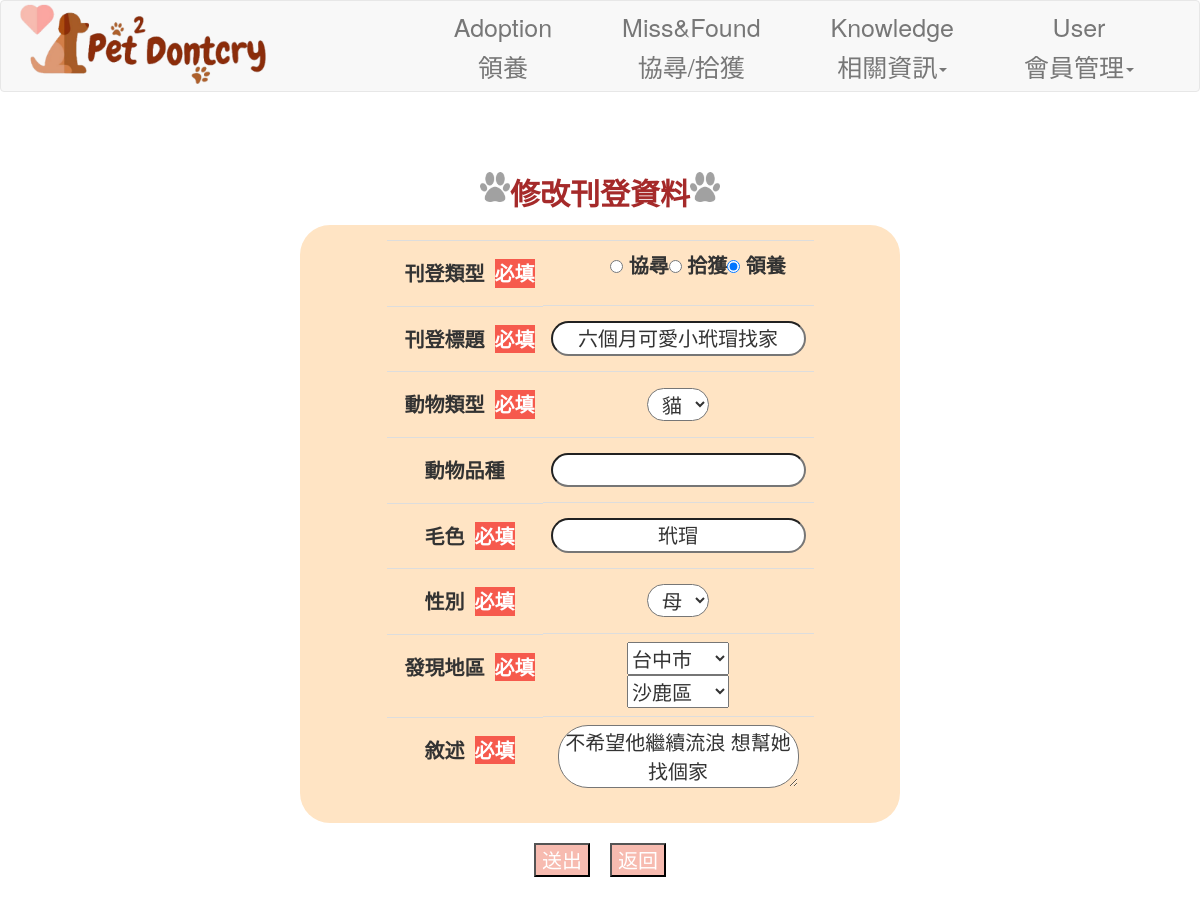
The app's page /user/edit_published/6 (signed in) with its own data.
### app/models/user.py (models this page shows, shortened)
class published(db.Model):
    __tablename__ = 'published'
    PublishedID = db.Column('PublishedID', db.Integer, primary_key = True)
    UID = db.Column('UID',db.Integer,db.ForeignKey('user.UID'),nullable=False)
    title = db.Column('title', db.String(20), nullable=False)
    species = db.Column('species', db.String(10), nullable=False)
    fur = db.Column('fur', db.String(10), nullable=False)
    picture = db.Column('picture', db.String(20), nullable=False)
    time = db.Column('time', db.DateTime, default=datetime.now)
    update_time = db.Column(db.DateTime, onupdate=datetime.now,default=datetime.now)
    depiction = db.Column('depiction', db.Text)
    activate = db.Column('activate', db.Boolean, default=True)
    variety = db.Column('variety', db.String(10))
    type = db.Column('type',db.Integer, nullable=False)
    sex = db.Column('sex',db.Integer)
    county = db.Column('county', db.String(10), nullable=False)
    district = db.Column('district', db.String(10), nullable=False)

### app/views/userView.py (the view, shortened to what this page needs)
@user_views.route('/user/edit_published/<int:PublishedID>', methods=['GET', 'POST'])
@login_required
def edit_publshed(PublishedID):
    users = get_user_data(current_user.ID)
    from ..models import published
    Publishing = published.query.filter_by(PublishedID=PublishedID).first_or_404()
    form = FormeditPublished()
    print( form.validate_on_submit())
    print( form.validate())
    print( form.is_submitted())
    form.title.data = Publishing.title
    form.species.data = Publishing.species
    form.fur.data = Publishing.fur
    form.depiction.data = Publishing.depiction
    form.sex.data = str(Publishing.sex)
    form.county.data=Publishing.county
    form.district.data=Publishing.district
    form.variety.data = Publishing.variety
    form.type.data = str(Publishing.type)
    return render_template('user_postlist.html', form=form, type='edit',PublishedID=PublishedID)

### app/form/publishedForm.py
class FormeditPublished(FlaskForm):
    type = RadioField('刊登類型',
    choices=[('1','協尋'),('2','拾獲'),('3','領養')],
    validators=[InputRequired()])
    title = StringField('刊登標題', validators=[
        validators.DataRequired(),
        validators.Length(0, 20)
    ])
    species = SelectField('寵物類型', validators=[
        validators.DataRequired()
        ], choices=[('dog', '狗'), ('cat', '貓'),('other','其它')]
    )
    fur = StringField('毛色', validators=[
        validators.DataRequired(),
        validators.Length(0, 10)
    ])
    county = SelectField('縣市', validate_choice=False, choices=[]
    )
    district = SelectField('區域', validate_choice=False, choices=[]
    )
    variety = StringField('寵物品種', validators=[
        validators.Length(0, 10)
    ])
    sex = SelectField('寵物性別', validators=[
        validators.DataRequired()
     ], choices=[('1', '母'), ('0', '公'),('2','未知')])
    depiction = TextAreaField('敘述', validators=[
        validators.Length(0, 300)
    ])
    submit = SubmitField('送出')

### app/controllers/userController.py (called while the page is built)
def get_user_data(ID):
    return user.query.filter_by(ID=ID).first()

### app/models/user.py (called while the page is built)
    @login_manager.user_loader
    def load_user(ID):
        try:
            return account.query.get(ID)
        except:
            return None

### app/templates/user_postlist.html (shortened to what this page needs)
<!DOCTYPE html>
{% extends "base.html" %}
{% import "bootstrap/wtf.html" as wtf %}
{% block content %}
<head>
    <link rel="stylesheet" href="{{ url_for('static', filename='css/user_postlist.css') }}">
</head>
<body background="{{ url_for('static', filename='img/first-page.jpg') }}"
    style="background-size: cover; font-size: 2rem;">
    {% if type == 'add' %}
    <div class="Title_img mb-total" style="margin-top: 5%;">
        <div class="Title_img">
            <img src="{{ url_for('static', filename='img/dog-footprints.png') }}" width="30" height="30">
            <div class="Title font-B"> 我要刊登 </div>
            <img src="{{ url_for('static', filename='img/dog-footprints.png') }}" width="30" height="30">
        </div>
    </div>
    <form method="post" action="/user/addpublished" enctype="multipart/form-data">
        <div class="a">
            <div class="bg-table rounded-table h-100 p-4 mb-4 w-80 dis">
                <table class="table" style="font-size: 2rem;">
                    <tbody class="thead">
                        <tr>
                            <td scope="row" class="font-B table-title">
                                <div class="mb-total">刊登類型</div>
                                <div class="text-warn">必填</div>
                            </td>
                            <td id="table-dis">
                                <input type="radio" name="post_type" value="1" checked>協尋
                                <input type="radio" name="post_type" value="2">拾獲
                                <input type="radio" name="post_type" value="3">領養
                            </td>
                        </tr>
                        <tr>
                            <td scope="row" class="font-B table-title">
                                <div class="mb-total">刊登標題</div>
                                <div class="text-warn">必填</div>
                            </td>
                            <td id="table-dis">
                                <input type="text" id="fname" name="title" value="" maxlength="10" required><br>
                            </td>
                        </tr>
                        <tr>
                            <td scope="row" class="font-B table-title">
                                <div class="mb-total">動物類型</div>
                                <div class="text-warn">必填</div>
                            </td>
                            <td id="table-dis">
                                <select name="pets_type" class="rounded-table input-select" style="width: 80%; margin: 0.5rem;" required>
                                    <option value="cat">貓</option>
                                    <option value="dog">狗</option>
                                    <option value="other">其他</option>
                                </select>
                            </td>
                        </tr>
                        <tr>
                            <td scope="row" class="font-B table-title">
                                <div class="mb-total">動物品種</div>
                            </td>
                            <td id="table-dis">
                                <input type="text" id="fname" name="variety" value="" maxlength="10" ><br>
                            </td>
                        </tr>
                        <tr>
                            <td scope="row" class="font-B table-title">
                                <div class="mb-total">毛色</div>
                                <div class="text-warn">必填</div>
                            </td>
                            <td id="table-dis">
                                <input type="text" id="fname" name="fur" value="" maxlength="10" required><br>
                            </td>
                        </tr>
                        <tr>
                            <td scope="row" class="font-B table-title">
                                <div class="mb-total">性別</div>
                                <div class="text-warn">必填</div>
                            </td>
                            <td id="table-dis">
                                <select name="pet_sex" class="rounded-table input-select" style="width: 80%; margin: 0.5rem; ">
                                    <option value=0>公</option>
                                    <option value=1>母</option>
                                    <option value=2>未知</option>
                                </select>
                            </td>
                        </tr>
                        <tr>
                            <td scope="row" class="font-B table-title">
                                <div class="mb-total">發現地區</div>
                                <div class="text-warn">必填</div>
                            </td>
                            <td id="table-dis">
                                <div style="display: flex; flex-wrap:wrap; justify-content: center;">
                                    <div class="city-selector">
                                        <div>
                                          <select class="county" ></select>
                                        </div>
                                        <div>
                                          <select class="district" ></select>
                                        </div>
                                    </div>
                                </div>
                            </td>
                        </tr>
                        <tr>
                            <td scope="row" class="font-B table-title">
                                <div class="mb-total">敘述</div>
                                <div class="text-warn">必填</div>
                            </td>
                            <td id="table-dis">
                                <input type="text" id="fname" name="depiction" value="" maxlength="20" required><br>
                            </td>
                        </tr>
                        <tr>
                            <td scope="row" class="font-B table-title">
                                <div class="mb-total">照片</div>
                                <div class="text-warn">必填</div>
                            </td>
                            <td id="table-dis">
                                <input type="file" name="file" class="form-control" autocomplete="off" required>
                            </td>
                        </tr>
                    </tbody>
                </table>
            </div>
        </div>
        <div class="mb-4 button-dis">
            <input type="submit" value="送出" class="button-update mb-total">
            <input type="button" class="button-update mb-total" value="返回" onclick="history.back()">
        </div>
    </form>
    {% elif type == 'edit' %}
    <div class="Title_img mb-total" style="margin-top: 5%;">
        <div class="Title_img">
            <img src="{{ url_for('static', filename='img/dog-footprints.png') }}" width="30" height="30">
            <div class="Title font-B"> 修改刊登資料 </div>
            <img src="{{ url_for('static', filename='img/dog-footprints.png') }}" width="30" height="30">
        </div>
    </div>
    <form method="post" action="/user/edit_published/{{PublishedID}}" enctype="multipart/form-data">
        <div class="a">
            <div class="bg-table rounded-table h-100 p-4 mb-4 w-80 dis">
                <table class="table" style="font-size: 2rem;">
                    <tbody class="thead">
                        <tr>
                            <td scope="row" class="font-B table-title">
                                <div class="mb-total">刊登類型</div>
                                <div class="text-warn">必填</div>
                            </td>
                            <td id="table-dis">
                                {{form.type(class='input-radio',style='list-style-type: none; display: flex;
                                justify-content: center;')}}
                            </td>
                        </tr>
                        <tr>
                            <td scope="row" class="font-B table-title">
                                <div class="mb-total">刊登標題</div>
                                <div class="text-warn">必填</div>
                            </td>
                            <td id="table-dis">
                                {{form.title(class='input-text')}}
                            </td>
                        </tr>
                        <tr>
                            <td scope="row" class="font-B table-title">
                                <div class="mb-total">動物類型</div>
                                <div class="text-warn">必填</div>
                            </td>
                            <td id="table-dis">
                                {{form.species(class='input-text')}}
                            </td>
                        </tr>
                        <tr>
                            <td scope="row" class="font-B table-title">
                                <div class="mb-total">動物品種</div>
                            </td>
                            <td id="table-dis">
                                {{form.variety(class='input-text')}}
                            </td>
                        </tr>
                        <tr>
                            <td scope="row" class="font-B table-title">
                                <div class="mb-total">毛色</div>
                                <div class="text-warn">必填</div>
                            </td>
                            <td id="table-dis">
                                {{form.fur(class='input-text')}}
                            </td>
                        </tr>
                        <tr>
                            <td scope="row" class="font-B table-title">
                                <div class="mb-total">性別</div>
                                <div class="text-warn">必填</div>
                            </td>
                            <td id="table-dis">
                                {{form.sex(class='input-text')}}
                            </td>
                        </tr>
                        <tr>
                            <td scope="row" class="font-B table-title">
                                <div class="mb-total">發現地區</div>
                                <div class="text-warn">必填</div>
                            </td>
                            <td id="table-dis">
                                <div class="city-selector">
                                    <div>
                                      <select class="county" data-value={{form.county.data}}></select>
                                    </div>
                                    <div>
                                      <select class="district" data-value={{form.district.data}}></select>
                                    </div>
                                  </div>
                            </td>
                        </tr>
                        <tr>
                            <td scope="row" class="font-B table-title">
                                <div class="mb-total">敘述</div>
                                <div class="text-warn">必填</div>
                            </td>
                            <td id="table-dis">
                                {{form.depiction(class='input-text')}}
                            </td>
                        </tr>
                    </tbody>
                </table>
            </div>
        </div>
        <div class="mb-4 button-dis">
            {{form.submit(class='button-update mb-total')}}
            <input type="button" class="button-update mb-total" value="返回" onclick="history.back()">
        </div>
    </form>
    {% endif %}
</body>
{% endblock content %}

### app/static/css/user_postlist.css (style rules this page uses)
.bg-table { background-color:bisque; }
.font-B { font-weight: bold; }
.rounded-table { border-radius: 30px; }
.h-100 { height: auto; }
.w-80 { width: 50%; }
.p-4 { padding: 1.5rem; }
.a { display: flex; justify-content: center; align-content: center; flex-direction: column; align-items: center; }
.Title_img { display: flex; justify-content: center; }
.Title { font-size: 3rem; color: brown; }
.mb-4 { margin-bottom: 1rem; }
.dis { display:flex; justify-content: center; }
.table { margin-bottom: 0.5rem; font-size: 1rem; display: blocks; width: fit-content; }
.thead { text-align: center; }
.input-text { border-radius: 30px; text-justify: center; text-align: center; background-color: #ffffff; }
.mb-total { margin: 1rem; }
.button-update { background-color: #F7BBB0; color: white; text-align: center; }
.button-dis { display: flex; flex-wrap: wrap; justify-content: center; }
.table-title { display: flex; flex-wrap:wrap; justify-content: center; align-items: center; }
#table-dis { vertical-align: middle; text-align: center; }
.text-warn { background-color: #F65A4D; color: white; height: auto; }

### records on screen
published: type "☐ 協尋 ☐ 拾獲 ☑ 領養", title "六個月可愛小玳瑁找家", species "貓", fur "玳瑁", sex "母", county "台中市", district "沙鹿區", depiction "不希望他繼續流浪 想幫她找個家"
